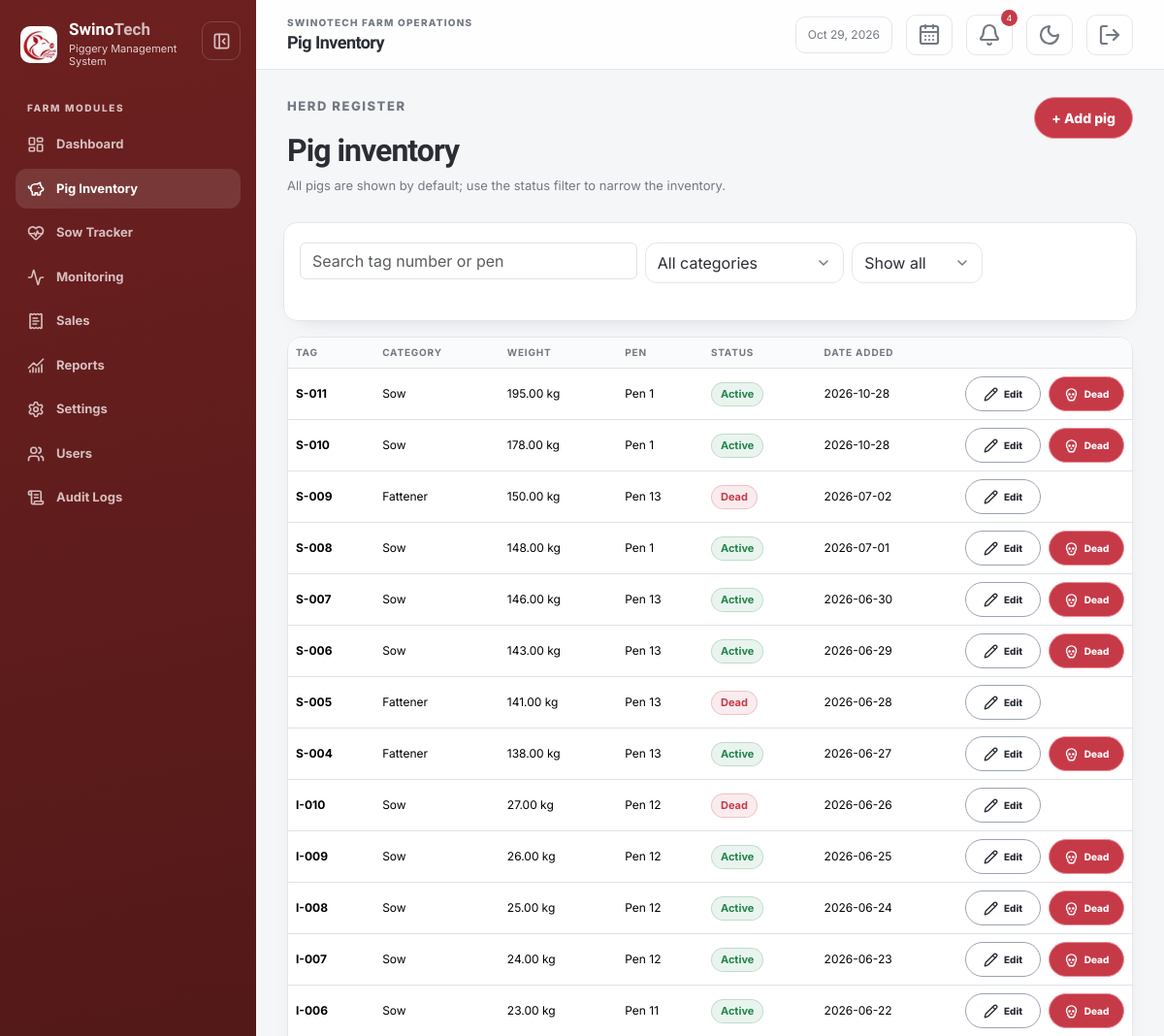
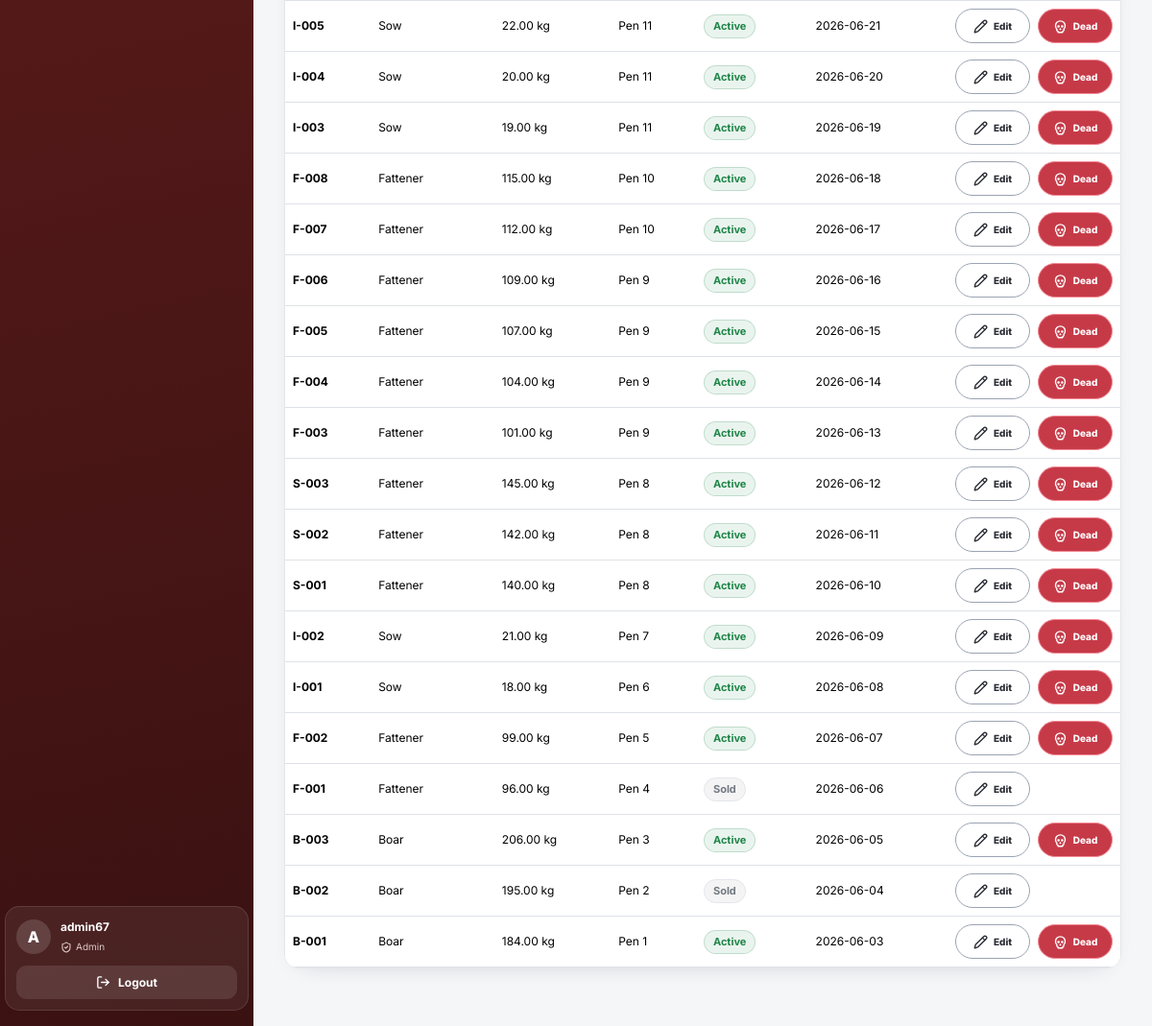
Page /pigs/index.php (signed in) on the earlier database version (2 pictures, top to bottom).
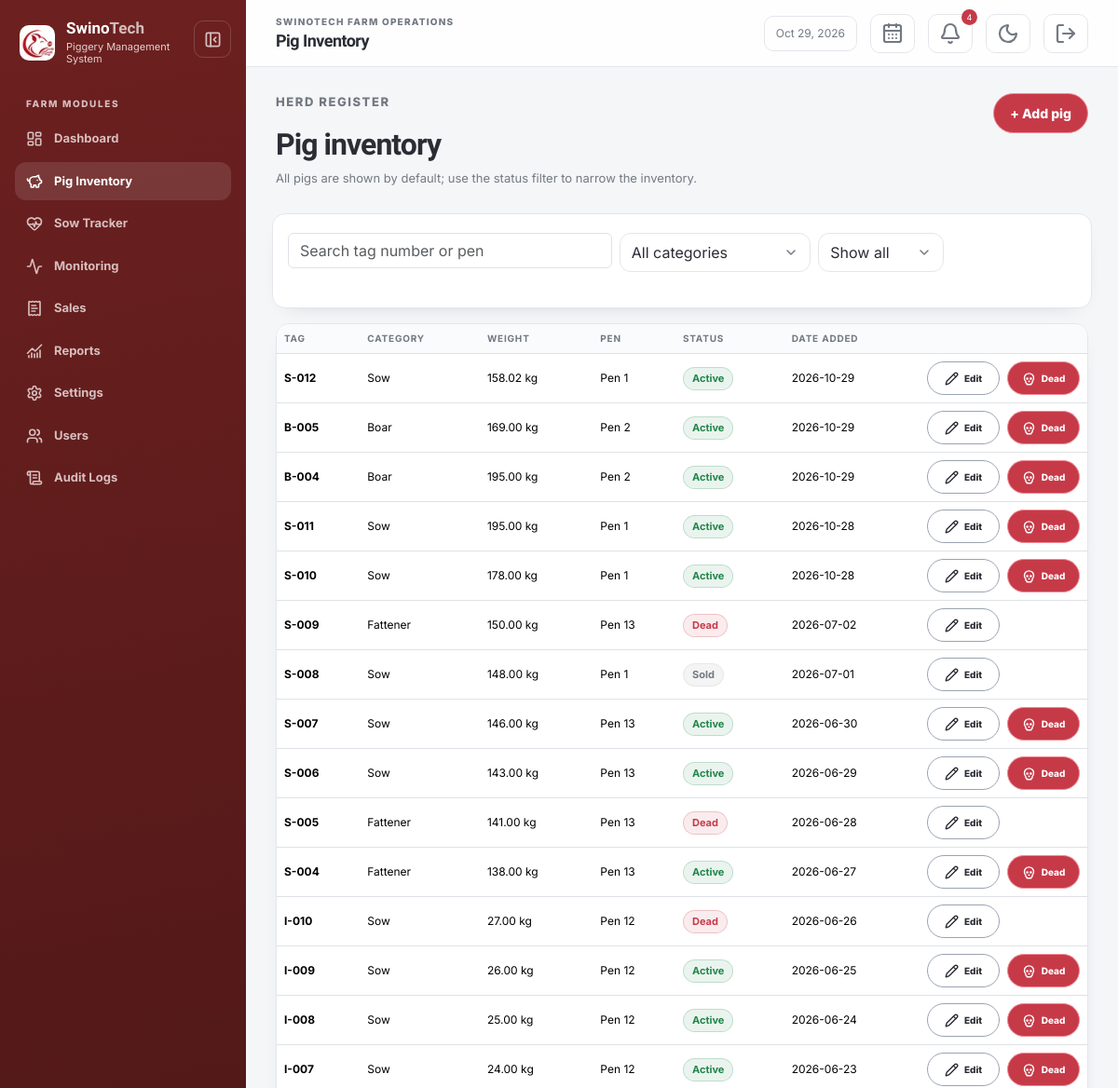
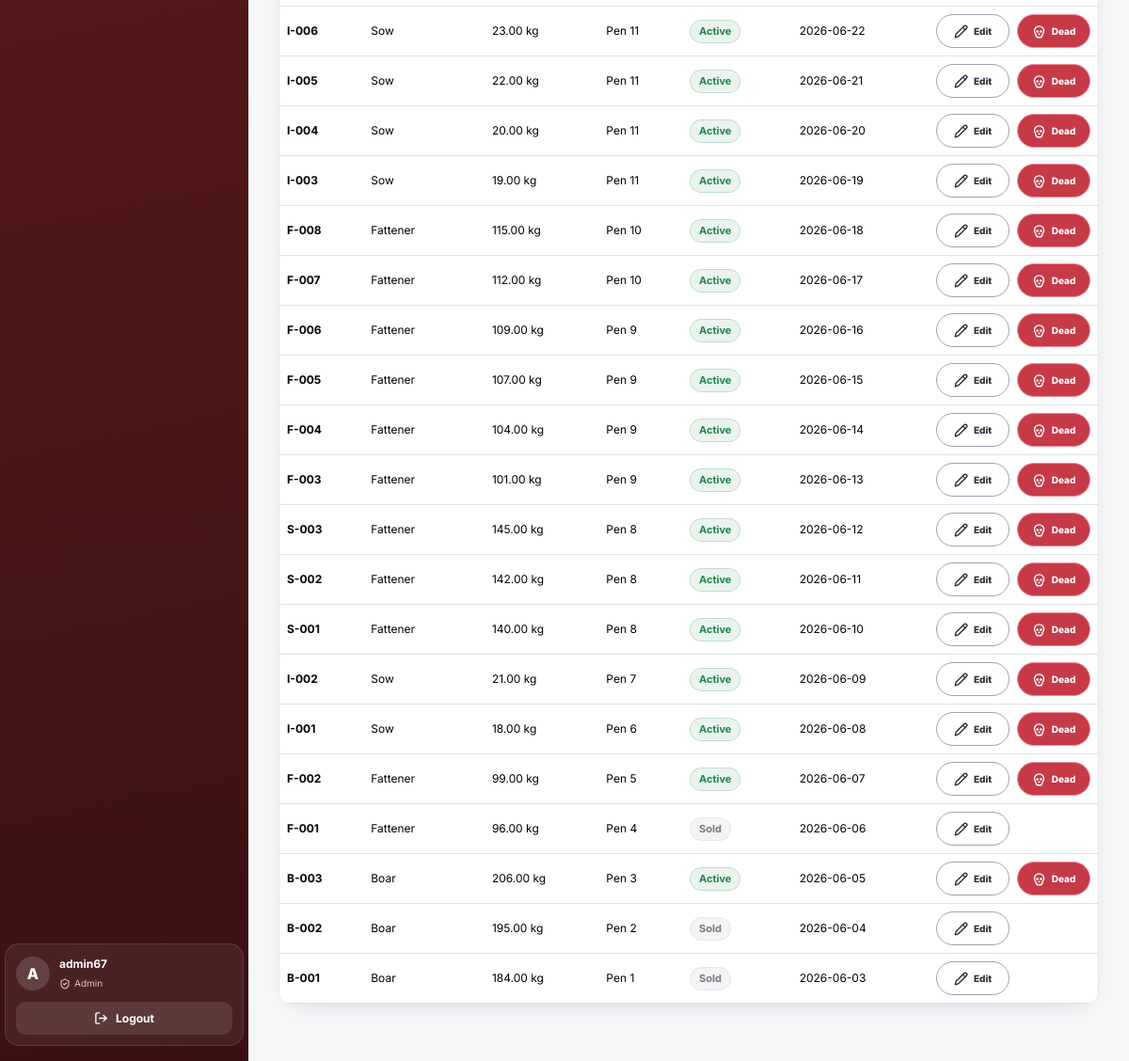
Same page on the later database version (2 pictures, top to bottom).
### tables this page shows
CREATE TABLE `pigs` (
  `pig_id` int UNSIGNED NOT NULL,
  `tag_number` varchar(50) NOT NULL,
  `category` enum('boar','fattener','sow') NOT NULL,
  `weight` decimal(10,2) NOT NULL,
  `pen_number` varchar(50) DEFAULT NULL,
  `status` enum('active','sold','dead') NOT NULL DEFAULT 'active',
  `date_added` date NOT NULL DEFAULT (curdate())
);

### includes/auth.php (called while the page is built, shortened)
<?php
function e(mixed $value): string
{
    return htmlspecialchars((string) $value, ENT_QUOTES, 'UTF-8');
}
function sale_reference(int $saleId): string
{
    $sequence = $saleId >= 1031 ? $saleId - 1030 : $saleId;
    return str_pad((string) max(1, $sequence), 3, '0', STR_PAD_LEFT);
}

### includes/dashboard-data.php (called while the page is built, shortened)
<?php
function dashboard_profile(PDO $pdo): array
{
    $pdo->exec("CREATE TABLE IF NOT EXISTS farm_profile (
        profile_id TINYINT UNSIGNED NOT NULL,
        farm_name VARCHAR(150) NOT NULL,
        owner_name VARCHAR(150) NOT NULL,
        location VARCHAR(255) NOT NULL,
        heat_threshold DECIMAL(5,2) NOT NULL DEFAULT 32,
        due_soon_days TINYINT UNSIGNED NOT NULL DEFAULT 7,
        PRIMARY KEY (profile_id)
    ) ENGINE=InnoDB");
    $profile = $pdo->query('SELECT * FROM farm_profile WHERE profile_id = 1')->fetch();
    return $profile ?: [
        'farm_name' => 'Villa Verde Piggery', 'owner_name' => 'Maria Villanueva',
        'location' => 'Batangas, Philippines',
        'heat_threshold' => 32, 'due_soon_days' => 7,
    ];
}
function dashboard_notifications(PDO $pdo, array $profile, string $role = 'admin'): array
{
    $days = max(1, (int) $profile['due_soon_days']);
    $notifications = [];
    $sows = $pdo->query("SELECT s.sow_record_id, p.tag_number, s.expected_farrowing_date
        FROM sow_records s JOIN pigs p ON p.pig_id = s.pig_id
        WHERE s.status = 'pregnant' ORDER BY s.expected_farrowing_date")->fetchAll();
    foreach ($sows as $sow) {
        $daysAway = (int) $pdo->query("SELECT DATEDIFF(" . $pdo->quote($sow['expected_farrowing_date']) . ", CURDATE())")->fetchColumn();
        if ($daysAway < 0 || $daysAway <= $days) {
            $notifications[] = [
                'id' => ($daysAway < 0 ? 'overdue-' : 'due-') . $sow['sow_record_id'],
                'tone' => $daysAway < 0 ? 'danger' : 'warning',
                'icon' => $daysAway < 0 ? 'triangle-alert' : 'calendar-days',
                'title' => 'Sow ' . $sow['tag_number'] . ($daysAway < 0 ? ' is overdue' : ' due ' . date('M d', strtotime($sow['expected_farrowing_date']))),
                'meta' => 'Expected ' . date('M d, Y', strtotime($sow['expected_farrowing_date'])) . ($daysAway < 0 ? ' · ' . abs($daysAway) . ' days late' : ' · Farrowing in ' . $daysAway . ' days'),
                'href' => 'sows/index.php',
            ];
        }
    }
    $reading = $pdo->query('SELECT temperature, humidity, recorded_at FROM sensor_logs ORDER BY recorded_at DESC LIMIT 1')->fetch();
    if ($reading && (float) $reading['temperature'] > (float) $profile['heat_threshold']) {
        $notifications[] = ['id' => 'heat-stress', 'tone' => 'danger', 'icon' => 'thermometer', 'title' => 'Heat stress — ' . $reading['temperature'] . '°C', 'meta' => 'Above the ' . $profile['heat_threshold'] . '°C threshold', 'href' => 'monitoring/index.php'];
    }
    if ($reading && strtotime((string) $reading['recorded_at']) < time() - 7200) {
        $notifications[] = ['id' => 'stale-sensor', 'tone' => 'warning', 'icon' => 'wifi-off', 'title' => 'ESP32 has no new readings', 'meta' => 'Last reading ' . date('M d, H:i', strtotime($reading['recorded_at'])), 'href' => 'monitoring/index.php'];
    }
    if ($role === 'admin') {
        $sale = $pdo->query("SELECT sale_id, buyer_name, total_amount, sale_date FROM sales ORDER BY sale_id DESC LIMIT 1")->fetch();
        if ($sale) {
            $notifications[] = ['id' => 'sale-' . $sale['sale_id'], 'tone' => 'success', 'icon' => 'receipt-text', 'title' => 'Sale #' . sale_reference((int) $sale['sale_id']) . ' recorded', 'meta' => $sale['buyer_name'] . ' · ₱' . number_format((float) $sale['total_amount'], 2), 'href' => 'sales/view.php?id=' . (int) $sale['sale_id']];
        }
    }
    return $notifications;
}

### pigs/_results.php (the view)
<?php require_once __DIR__ . '/../includes/auth.php'; require_login(); ?>
<div class="table-shell" id="pig-results" aria-busy="false"><div class="table-responsive"><table class="table table-hover"><thead><tr><th>Tag</th><th>Category</th><th>Weight</th><th>Pen</th><th>Status</th><th>Date added</th><th></th></tr></thead><tbody><?php foreach ($pigs as $pig): ?><tr><td class="fw-bold"><?= e($pig['tag_number']) ?></td><td><?= e(ucfirst($pig['category'])) ?></td><td><?= e($pig['weight']) ?> kg</td><td><?= e($pig['pen_number'] ?: '—') ?></td><td><span class="chip chip-<?= $pig['status'] === 'active' ? 'success' : ($pig['status'] === 'dead' ? 'danger' : 'neutral') ?>"><?= e(ucfirst($pig['status'])) ?></span></td><td><?= e($pig['date_added']) ?></td><td class="text-end"><div class="table-actions pig-table-actions"><a class="btn btn-outline-secondary action-edit" href="edit.php?id=<?= (int) $pig['pig_id'] ?>"><i data-lucide="pencil" aria-hidden="true"></i><span>Edit</span></a><?php if ($pig['status'] === 'active'): ?><form method="post" action="delete.php"><input type="hidden" name="csrf_token" value="<?= e(csrf_token()) ?>"><input type="hidden" name="pig_id" value="<?= (int) $pig['pig_id'] ?>"><button class="btn btn-danger action-dead" data-confirm-dialog="Mark this pig as dead?"><i data-lucide="skull" aria-hidden="true"></i><span>Dead</span></button></form><?php else: ?><span class="pig-action-placeholder" aria-hidden="true"></span><?php endif; ?></div></td></tr><?php endforeach; ?><?php if (!$pigs): ?><tr><td colspan="7" class="text-center text-muted py-5">No pigs match these filters.</td></tr><?php endif; ?></tbody></table></div></div>

### includes/header.php (shortened to what this page needs)
<?php
require_once __DIR__ . '/auth.php';
$pageTitle = $pageTitle ?? 'SwinoTech';
$role = $_SESSION['role'] ?? 'staff';
$nav = [
    ['label' => 'Dashboard', 'href' => 'dashboard.php', 'icon' => 'layout-dashboard', 'section' => 'dashboard'],
    ['label' => 'Pig Inventory', 'href' => 'pigs/index.php', 'icon' => 'piggy-bank', 'section' => 'pigs'],
    ['label' => 'Sow Tracker', 'href' => 'sows/index.php', 'icon' => 'heart-pulse', 'section' => 'sows'],
    ['label' => 'Monitoring', 'href' => 'monitoring/index.php', 'icon' => 'activity', 'section' => 'monitoring'],
];
if ($role === 'admin') {
    $nav[] = ['label' => 'Sales', 'href' => 'sales/index.php', 'icon' => 'receipt-text', 'section' => 'sales'];
    $nav[] = ['label' => 'Reports', 'href' => 'reports/index.php', 'icon' => 'chart-no-axes-combined', 'section' => 'reports'];
}
$currentPath = trim(parse_url($_SERVER['REQUEST_URI'] ?? '', PHP_URL_PATH) ?: '', '/');
$basePath = trim(BASE_URL, '/');
if ($basePath !== '' && str_starts_with($currentPath, $basePath . '/')) {
    $currentPath = substr($currentPath, strlen($basePath) + 1);
}
$currentSection = str_contains($currentPath, '/') ? strstr($currentPath, '/', true) : $currentPath;
$isDashboard = basename($currentPath) === 'dashboard.php';
$headerAlerts = [];
$calendarEvents = [];
if (isset($pdo)) {
    require_once __DIR__ . '/dashboard-data.php';
    $headerAlerts = dashboard_notifications($pdo, dashboard_profile($pdo), $role);
    $calendarEvents = $pdo->query("SELECT s.sow_record_id, p.tag_number, s.expected_farrowing_date
        FROM sow_records s JOIN pigs p ON p.pig_id = s.pig_id
        WHERE s.status = 'pregnant' AND s.expected_farrowing_date IS NOT NULL
        ORDER BY s.expected_farrowing_date, p.tag_number")->fetchAll();
}
?>
<!doctype html>
<html lang="en">
<head>
    <link href="https://cdn.jsdelivr.net/npm/bootstrap@5.3.3/dist/css/bootstrap.min.css" rel="stylesheet">
    <link href="<?= BASE_URL ?>/assets/css/style.css?v=<?= filemtime(__DIR__ . '/../assets/css/style.css') ?>" rel="stylesheet">
</head>
<body>
<div class="app-shell">
    <aside class="app-sidebar">
        <div class="sidebar-head">
            <a class="brand" href="<?= BASE_URL ?>/dashboard.php">
                <span class="brand-mark"><img src="<?= BASE_URL ?>/icons/logo.png" alt=""></span>
                <span><strong>Swino<span>Tech</span></strong><small>Piggery Management System</small></span>
            </a>
            <button class="sidebar-toggle icon-button" type="button" aria-label="Collapse sidebar" aria-expanded="true" aria-controls="app-sidebar-nav" data-sidebar-toggle>
            </button>
        </div>
        <div class="sidebar-label">Farm modules</div>
        <nav class="sidebar-nav" id="app-sidebar-nav">
            <?php foreach ($nav as $item): ?>
                <?php $active = $item['section'] === 'dashboard' ? $isDashboard : $currentSection === $item['section']; ?>
                <a class="<?= $active ? 'active' : '' ?>" href="<?= BASE_URL . '/' . $item['href'] ?>" <?= $active ? 'aria-current="page"' : '' ?>>
                    <i class="nav-icon" data-lucide="<?= e($item['icon']) ?>" aria-hidden="true"></i><span><?= e($item['label']) ?></span>
                </a>
            <?php endforeach; ?>
            <?php if ($role === 'admin'): ?>
                <?php $settingsActive = $currentSection === 'settings'; ?>
                <a class="<?= $settingsActive ? 'active' : '' ?>" href="<?= BASE_URL ?>/settings/index.php" <?= $settingsActive ? 'aria-current="page"' : '' ?>><i class="nav-icon" data-lucide="settings" aria-hidden="true"></i><span>Settings</span></a>
                <?php $usersActive = $currentSection === 'users'; ?>
                <a class="<?= $usersActive ? 'active' : '' ?>" href="<?= BASE_URL ?>/users/index.php" <?= $usersActive ? 'aria-current="page"' : '' ?>><i class="nav-icon" data-lucide="users" aria-hidden="true"></i><span>Users</span></a>
                <?php $auditActive = $currentSection === 'audit'; ?>
                <a class="<?= $auditActive ? 'active' : '' ?>" href="<?= BASE_URL ?>/audit/index.php" <?= $auditActive ? 'aria-current="page"' : '' ?>><i class="nav-icon" data-lucide="scroll-text" aria-hidden="true"></i><span>Audit Logs</span></a>
            <?php endif; ?>
        </nav>
        <div class="sidebar-user">
            <div class="sidebar-user-identity">
                <div class="avatar"><?= e(strtoupper(substr($_SESSION['username'] ?? 'U', 0, 1))) ?></div>
                <div class="text-truncate"><strong><?= e($_SESSION['username'] ?? 'User') ?></strong><small><i data-lucide="shield-check" aria-hidden="true"></i><?= e(ucfirst($role)) ?></small></div>
            </div>
            <a href="<?= BASE_URL ?>/logout.php" class="logout-link"><i data-lucide="log-out" aria-hidden="true"></i><span>Logout</span></a>
        </div>
    </aside>
    <div class="app-main">
        <header class="topbar">
            <div class="flex-grow-1"><div class="eyebrow">SwinoTech farm operations</div><h1><?= e($pageTitle) ?></h1></div>
            <div class="topbar-date"><?= date('M d, Y') ?></div>
            <div class="calendar-control" data-calendar data-calendar-events="<?= e(json_encode($calendarEvents, JSON_UNESCAPED_SLASHES)) ?>">
                <button class="icon-button calendar-toggle" type="button" aria-label="Open calendar" aria-expanded="false" aria-controls="topbar-calendar" data-calendar-toggle><i data-lucide="calendar-days" aria-hidden="true"></i></button>
            </div>
            <div class="alerts-control"><button class="icon-button" type="button" aria-label="Open alerts" aria-expanded="false" data-alert-toggle><i data-lucide="bell" aria-hidden="true"></i><?php if ($headerAlerts): ?><span class="alert-count"><?= count($headerAlerts) ?></span><?php endif; ?></button></div>
            <button class="theme-toggle icon-button" type="button" aria-label="Toggle dark mode" aria-pressed="false" data-theme-toggle></button>
            <a class="icon-button" href="<?= BASE_URL ?>/logout.php" aria-label="Logout"><i data-lucide="log-out" aria-hidden="true"></i></a>
        </header>
        <main class="content">

### pigs/index.php (shortened to what this page needs)
<?php
require __DIR__ . '/../includes/auth.php'; require_login(); require __DIR__ . '/../includes/db.php';
$pageTitle = 'Pig Inventory';
$search = trim($_GET['search'] ?? ''); $category = $_GET['category'] ?? ''; $status = $_GET['status'] ?? 'all';
$sql = 'SELECT * FROM pigs WHERE 1=1'; $params = [];
$sql .= ' ORDER BY date_added DESC, pig_id DESC'; $statement = $pdo->prepare($sql); $statement->execute($params); $pigs = $statement->fetchAll();
require __DIR__ . '/../includes/header.php';
?>
<div class="page-heading"><div><p class="eyebrow">Herd register</p><h2>Pig inventory</h2><p>All pigs are shown by default; use the status filter to narrow the inventory.</p></div><a class="btn btn-danger primary-action" href="add.php">+ Add pig</a></div>
<form class="filter-bar row g-2 mb-3" method="get" action="index.php" data-pig-filter>
    <div class="col-md-5"><label class="visually-hidden" for="pig-search">Search pigs</label><input id="pig-search" class="form-control" name="search" value="<?= e($search) ?>" placeholder="Search tag number or pen" autocomplete="off"></div>
    <div class="col-md-3"><div class="filter-select" data-filter-select><button class="filter-select-toggle" type="button" aria-haspopup="listbox" aria-expanded="false" aria-controls="pig-category-options" data-filter-select-toggle><?= e($category !== '' ? ucfirst($category) : 'All categories') ?><i data-lucide="chevron-down" aria-hidden="true"></i></button></div></div>
    <div class="col-md-2"><div class="filter-select" data-filter-select><button class="filter-select-toggle" type="button" aria-haspopup="listbox" aria-expanded="false" aria-controls="pig-status-options" data-filter-select-toggle><?= e($status === 'all' ? 'Show all' : ucfirst($status)) ?><i data-lucide="chevron-down" aria-hidden="true"></i></button></div></div>
    <div class="col-12"><span class="filter-status text-muted small" data-pig-filter-status role="status" aria-live="polite"></span></div>
</form>
<?php require __DIR__ . '/_results.php'; ?>
<?php require __DIR__ . '/../includes/footer.php'; ?>

### includes/footer.php (shortened to what this page needs)
        </main>
    </div>
</div>
</body>
</html>

Differences in the rows shown:
added pigs: tag_number "S-012", category "Sow", weight "158.02", pen_number "Pen 1", status "Active", date_added "2026-10-29"
added pigs: tag_number "B-005", category "Boar", weight "169.00", pen_number "Pen 2", status "Active", date_added "2026-10-29"
added pigs: tag_number "B-004", category "Boar", weight "195.00", pen_number "Pen 2", status "Active", date_added "2026-10-29"
changed pigs (number 7 of 35 on the later page): status "Active" → "Sold"; no longer shows "Dead"
changed pigs (number 35 of 35 on the later page): status "Active" → "Sold"; no longer shows "Dead"
